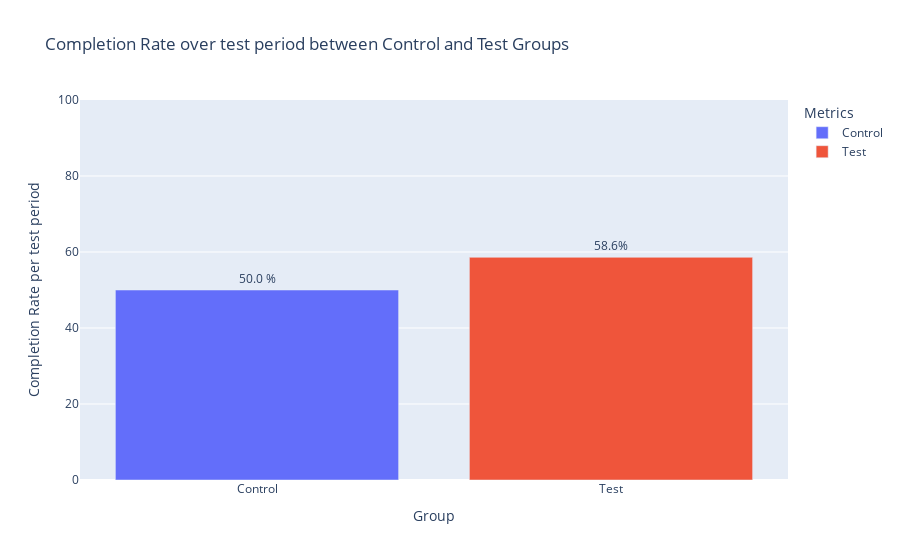

Notebook code cell kept with this figure:
### Code cell
yc = round(df_control['confirm'].sum()/(df_control['confirm'].sum() + df_control['no_confirm'].sum())*100,1)
yt = round(df_test['confirm'].sum()/(df_test['confirm'].sum() + df_test['no_confirm'].sum())*100,1)

# Create the bar plot
fig = go.Figure(data=[
    go.Bar(
        name='Control',
        x= ['Control'],
        y= [yc],
        text=[f'{yc} %'], 
        textposition='outside'
    
    ),
    go.Bar(
        name='Test',
        x= ['Test'],
        y= [yt],
        text=[f'{yt}%'], 
        textposition='outside')
])

# Change the bar mode
fig.update_layout(
    barmode='group',
    title='Completion Rate over test period between Control and Test Groups',
    xaxis_title='Group',
    yaxis_title='Completion Rate per test period',
    yaxis=dict(range=[0, 100]),
    legend_title='Metrics',
    font=dict(size=12)
)

fig.show()

### Figure 1 — Plotly figure (JSON) as saved in the notebook; plotly's stock layout.template omitted (floating-point values rounded to 4 significant figures)
{"data": [{"name": "Control", "text": ["50.0 %"], "textposition": "outside", "type": "bar", "x": ["Control"], "y": [50]}, {"name": "Test", "text": ["58.6%"], "textposition": "outside", "type": "bar", "x": ["Test"], "y": [58.6]}], "layout": {"barmode": "group", "font": {"size": 12}, "legend": {"title": {"text": "Metrics"}}, "title": {"text": "Completion Rate over test period between Control and Test Groups"}, "xaxis": {"title": {"text": "Group"}}, "yaxis": {"range": [0, 100], "title": {"text": "Completion Rate per test period"}}}}
